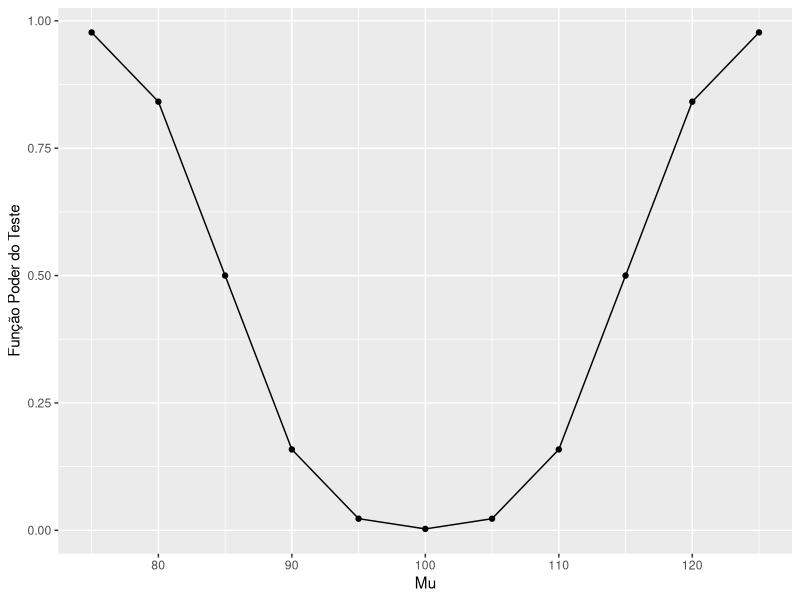
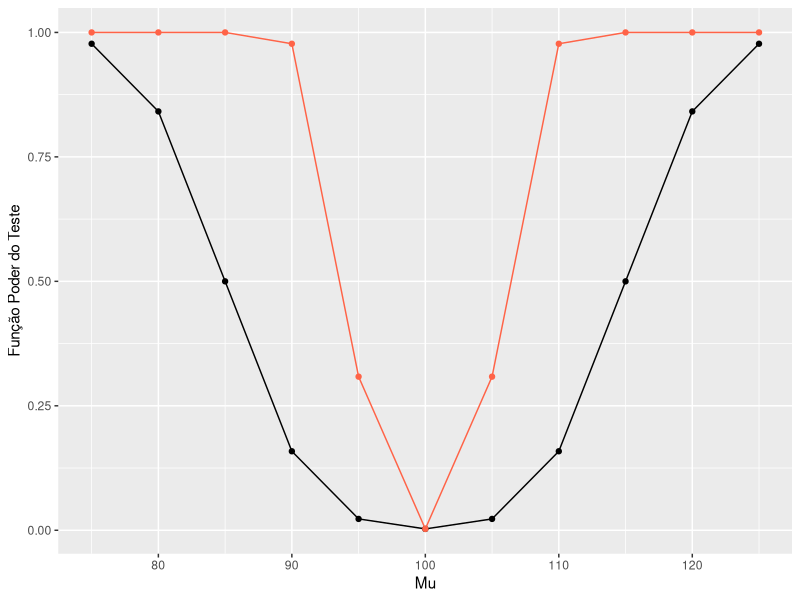
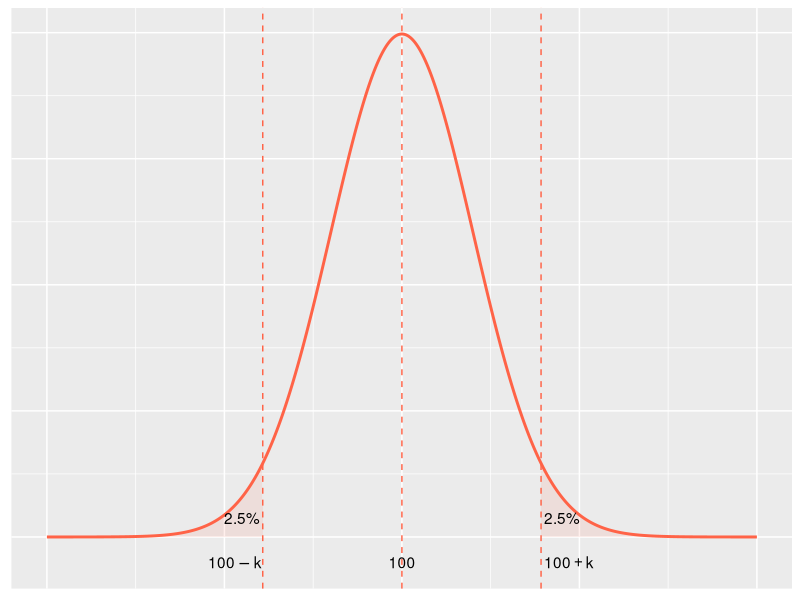
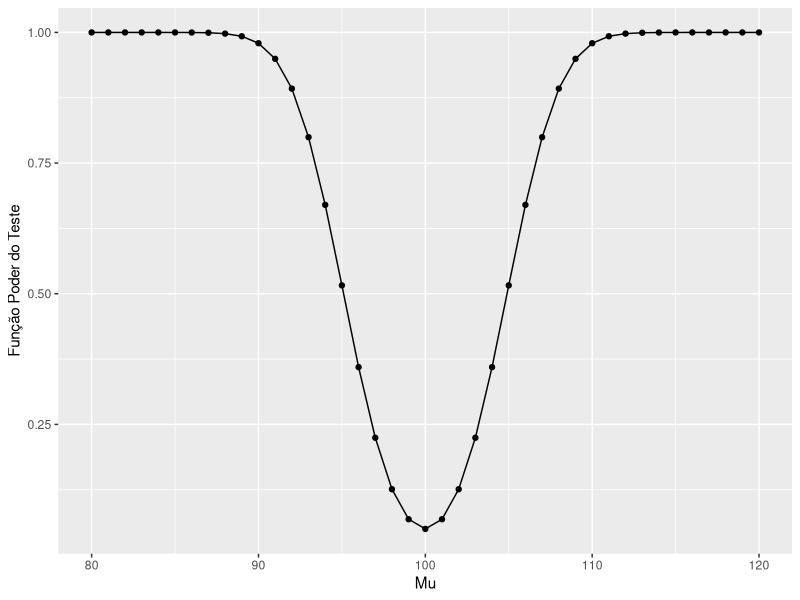
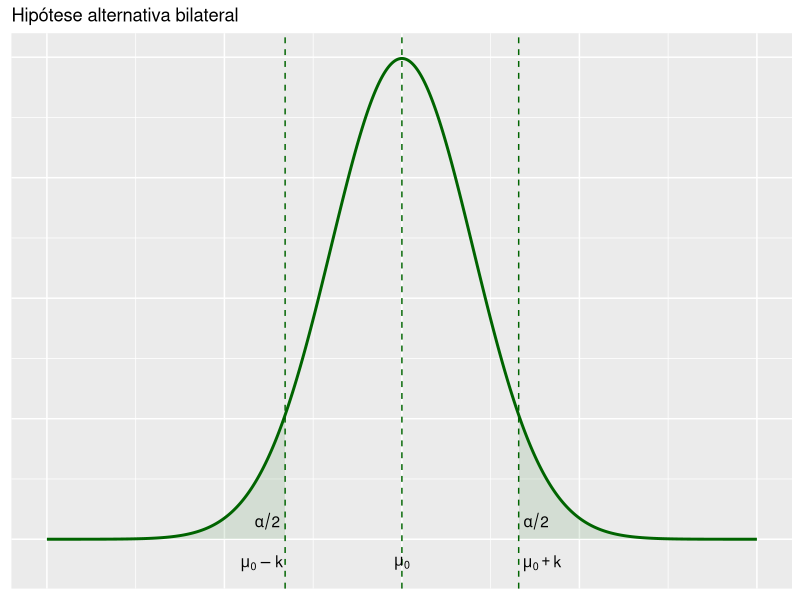
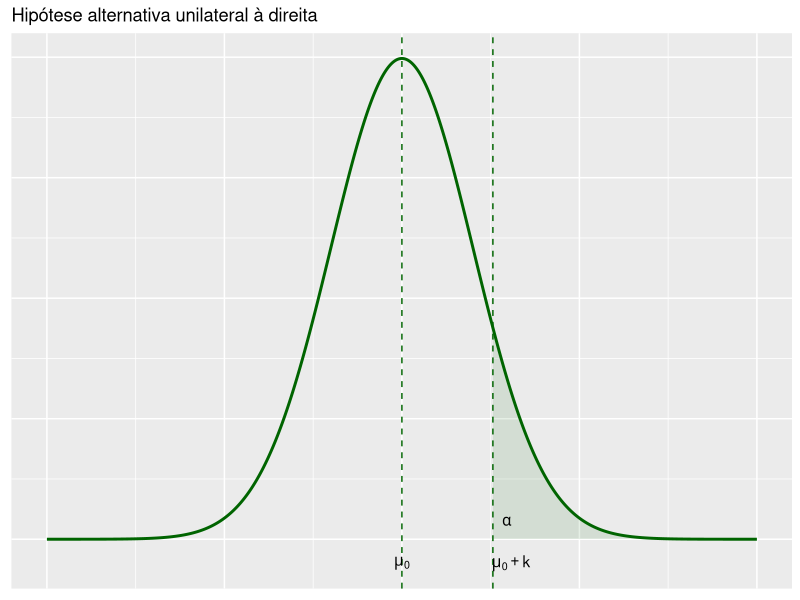
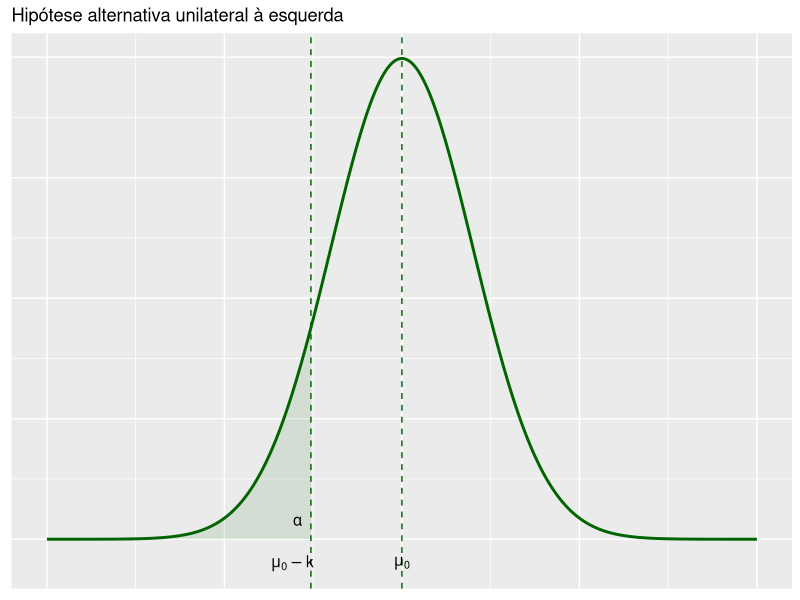
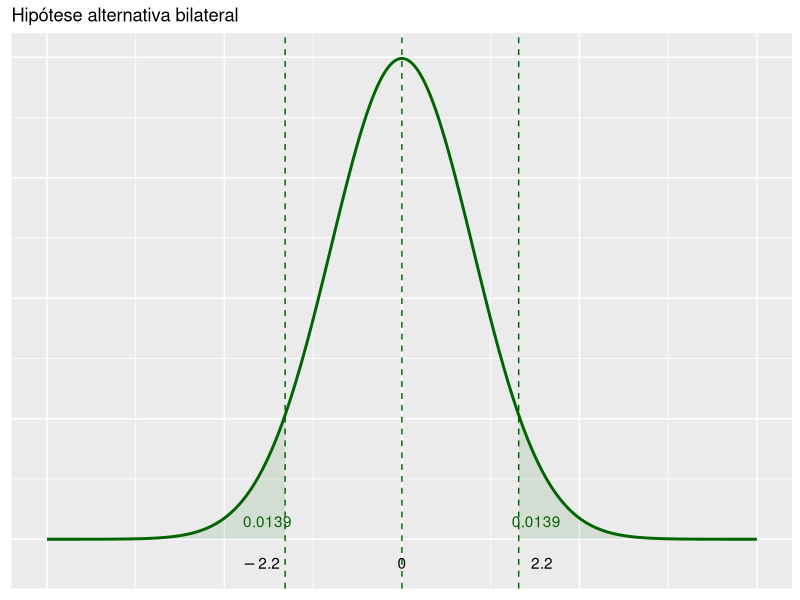

Generate these figures, in order, with R:
## ---- chunk 1
library(knitr)
library(ggplot2)
mu = seq(75,125,5)
tabela = data.frame("mu"=rep(NA,length(mu)),"Q(mu)"=rep(NA,length(mu)))
names(tabela) = c("Mu","Q(mu)")
tabela[,1] = mu
for(i in 1:nrow(tabela)){
  val_sup = (115-mu[i])/5
  val_inf = (85-mu[i])/5
  tabela[i,2] = round(1- (pnorm(val_sup)-pnorm(val_inf)),5)
}
kable(tabela)
## ---- chunk 2
names(tabela) = c("x","y")
ggplot(data = tabela, aes(x = x, y = y)) +
  geom_line() +
  geom_point() +
  xlab("Mu") +
  ylab("Função Poder do Teste")
## ---- chunk 3
library(knitr)
library(ggplot2)
mu = seq(75,125,5)
tabela = data.frame(x=rep(NA,length(mu)),y1=rep(NA,length(mu)),y2=rep(NA,length(mu)))
tabela[,1] = mu
for(i in 1:nrow(tabela)){
  val_sup1 = (115-mu[i])/5
  val_inf1 = (85-mu[i])/5
  tabela[i,2] = round(1- (pnorm(val_sup1)-pnorm(val_inf1)),5)
  
  val_sup2 = (106-mu[i])/2
  val_inf2 = (94-mu[i])/2
  tabela[i,3] = round(1- (pnorm(val_sup2)-pnorm(val_inf2)),5)
}
ggplot(data = tabela) +
  geom_line(aes(x = x, y = y1)) +
  geom_point(aes(x = x, y = y1)) +
  geom_line(aes(x = x, y = y2), col = "tomato") +
  geom_point(aes(x = x, y = y2), col = "tomato") +
  xlab("Mu") +
  ylab("Função Poder do Teste")
## ---- chunk 4
library(ggplot2)
percentil = 0.05
lower_bound = -5
upper_bound1 = qnorm(percentil/2, lower.tail = F)
upper_bound2 = qnorm(percentil/2, lower.tail = T)
x1 = seq(lower_bound, 5, length = 1000)
y1 = dnorm(x1)
bounds_filter1 = x1 >= upper_bound1
bounds_filter2 = x1 <= upper_bound2
x1_within_bounds = x1[bounds_filter1]
x2_within_bounds = x1[bounds_filter2]
y1_within_bounds = y1[bounds_filter1]
y2_within_bounds = y1[bounds_filter2]
x1_polygon = c(upper_bound1, x1_within_bounds, upper_bound1)
x2_polygon = c(lower_bound, x2_within_bounds, upper_bound2)
y1_polygon = c(0, y1_within_bounds, 0)
y2_polygon = c(0, y2_within_bounds, 0)
dados1 = data.frame(x=x1,y=y1)
dados2 = data.frame(x=x1_polygon,y=y1_polygon)
dados22 = data.frame(x=x2_polygon,y=y2_polygon)
ggplot(dados1, aes(x1,y1)) +
  geom_line(size = 1, color = "tomato") +
  geom_vline(xintercept = c(upper_bound1,0,upper_bound2), linetype = 'dashed', color = 'tomato') +
  geom_polygon(data = dados2, aes(x1_polygon, y1_polygon), fill="tomato", alpha = 0.1) +
  geom_polygon(data = dados22, aes(x2_polygon, y2_polygon), fill="tomato", alpha = 0.1) +
  annotate('text', x = c(upper_bound2*1.2,0,upper_bound1*1.2), y = -0.02, label = c("100-k",100,"100+k"), parse = TRUE) +
  annotate('text', x = c(upper_bound2*1.15,upper_bound1*1.15), y = 0.015, label = "2.5%") + 
  theme(axis.title.x=element_blank(), axis.text.x=element_blank(),
                      axis.ticks.x=element_blank()) +
  theme(axis.title.y=element_blank(), axis.text.y=element_blank(),
                      axis.ticks.y=element_blank())
## ---- chunk 5
mu = 80:120
tabela = data.frame("mu"=rep(NA,length(mu)),"Q(mu)"=rep(NA,length(mu)))
names(tabela) = c("Mu","Q(mu)")
tabela[,1] = mu
for(i in 1:nrow(tabela)){
  val_sup = (104.9-mu[i])/2.5
  val_inf = (95.1-mu[i])/2.5
  tabela[i,2] = round(1- (pnorm(val_sup)-pnorm(val_inf)),5)
}
#kable(tabela)
names(tabela) = c("x","y")
ggplot(data = tabela, aes(x = x, y = y)) +
  geom_line() +
  geom_point() +
  xlab("Mu") +
  ylab("Função Poder do Teste")
## ---- chunk 6
percentil = 0.1
lower_bound = -5
upper_bound1 = qnorm(percentil/2, lower.tail = F)
upper_bound2 = qnorm(percentil/2, lower.tail = T)
x1 = seq(lower_bound, 5, length = 1000)
y1 = dnorm(x1)
bounds_filter1 = x1 >= upper_bound1
bounds_filter2 = x1 <= upper_bound2
x1_within_bounds = x1[bounds_filter1]
x2_within_bounds = x1[bounds_filter2]
y1_within_bounds = y1[bounds_filter1]
y2_within_bounds = y1[bounds_filter2]
x1_polygon = c(upper_bound1, x1_within_bounds, upper_bound1)
x2_polygon = c(lower_bound, x2_within_bounds, upper_bound2)
y1_polygon = c(0, y1_within_bounds, 0)
y2_polygon = c(0, y2_within_bounds, 0)
dados1 = data.frame(x=x1,y=y1)
dados2 = data.frame(x=x1_polygon,y=y1_polygon)
dados22 = data.frame(x=x2_polygon,y=y2_polygon)
ggplot(dados1, aes(x1,y1)) +
  geom_line(size = 1, color = "darkgreen") +
  geom_vline(xintercept = c(upper_bound1,0,upper_bound2), linetype = 'dashed', color = 'darkgreen') +
  geom_polygon(data = dados2, aes(x1_polygon, y1_polygon), fill="darkgreen", alpha = 0.1) +
  geom_polygon(data = dados22, aes(x2_polygon, y2_polygon), fill="darkgreen", alpha = 0.1) +
  annotate('text', x = c(upper_bound2*1.2,0,upper_bound1*1.2), y = -0.02, label = c(expression(mu[0]-k),expression(mu[0]),expression(mu[0]+k)), parse = TRUE) +
  annotate('text', x = c(upper_bound2*1.15,upper_bound1*1.15), y = 0.015, label = expression(alpha/2)) + 
  theme(axis.title.x=element_blank(), axis.text.x=element_blank(),
                      axis.ticks.x=element_blank()) +
  theme(axis.title.y=element_blank(), axis.text.y=element_blank(),
                      axis.ticks.y=element_blank()) +
  ggtitle("Hipótese alternativa bilateral")
## ---- chunk 7
percentil = 0.1
lower_bound = -5
upper_bound1 = qnorm(percentil, lower.tail = F)
x1 = seq(lower_bound, 5, length = 1000)
y1 = dnorm(x1)
bounds_filter1 = x1 >= upper_bound1
x1_within_bounds = x1[bounds_filter1]
y1_within_bounds = y1[bounds_filter1]
x1_polygon = c(upper_bound1, x1_within_bounds, upper_bound1)
y1_polygon = c(0, y1_within_bounds, 0)
dados1 = data.frame(x=x1,y=y1)
dados2 = data.frame(x=x1_polygon,y=y1_polygon)
ggplot(dados1, aes(x1,y1)) +
  geom_line(size = 1, color = "darkgreen") +
  geom_vline(xintercept = c(upper_bound1,0), linetype = 'dashed', color = 'darkgreen') +
  geom_polygon(data = dados2, aes(x1_polygon, y1_polygon), fill="darkgreen", alpha = 0.1) +
  annotate('text', x = c(0,upper_bound1*1.2), y = -0.02, label = c(expression(mu[0]),expression(mu[0]+k)), parse = TRUE) +
  annotate('text', x = c(upper_bound1*1.15), y = 0.015, label = expression(alpha)) + 
  theme(axis.title.x=element_blank(), axis.text.x=element_blank(),
                      axis.ticks.x=element_blank()) +
  theme(axis.title.y=element_blank(), axis.text.y=element_blank(),
                      axis.ticks.y=element_blank()) +
  ggtitle("Hipótese alternativa unilateral à direita")
## ---- chunk 8
percentil = 0.1
lower_bound = -5
upper_bound1 = qnorm(percentil, lower.tail = F)
upper_bound2 = qnorm(percentil, lower.tail = T)
x1 = seq(lower_bound, 5, length = 1000)
y1 = dnorm(x1)
bounds_filter1 = x1 >= upper_bound1
bounds_filter2 = x1 <= upper_bound2
x1_within_bounds = x1[bounds_filter1]
x2_within_bounds = x1[bounds_filter2]
y1_within_bounds = y1[bounds_filter1]
y2_within_bounds = y1[bounds_filter2]
x1_polygon = c(upper_bound1, x1_within_bounds, upper_bound1)
x2_polygon = c(lower_bound, x2_within_bounds, upper_bound2)
y1_polygon = c(0, y1_within_bounds, 0)
y2_polygon = c(0, y2_within_bounds, 0)
dados1 = data.frame(x=x1,y=y1)
dados2 = data.frame(x=x1_polygon,y=y1_polygon)
dados22 = data.frame(x=x2_polygon,y=y2_polygon)
ggplot(dados1, aes(x1,y1)) +
  geom_line(size = 1, color = "darkgreen") +
  geom_vline(xintercept = c(0,upper_bound2), linetype = 'dashed', color = 'darkgreen') +
  geom_polygon(data = dados22, aes(x2_polygon, y2_polygon), fill="darkgreen", alpha = 0.1) +
  annotate('text', x = c(upper_bound2*1.2,0), y = -0.02, label = c(expression(mu[0]-k),expression(mu[0])), parse = TRUE) +
  annotate('text', x = c(upper_bound2*1.15), y = 0.015, label = expression(alpha)) + 
  theme(axis.title.x=element_blank(), axis.text.x=element_blank(), axis.ticks.x=element_blank()) +
  theme(axis.title.y=element_blank(), axis.text.y=element_blank(), axis.ticks.y=element_blank()) +
  ggtitle("Hipótese alternativa unilateral à esquerda")
## ---- chunk 9

lower_bound = -5
upper_bound1 = qnorm(0.05, lower.tail = F)
upper_bound2 = qnorm(0.05, lower.tail = T)
x1 = seq(lower_bound, 5, length = 1000)
y1 = dnorm(x1)
bounds_filter1 = x1 >= upper_bound1
bounds_filter2 = x1 <= upper_bound2
x1_within_bounds = x1[bounds_filter1]
x2_within_bounds = x1[bounds_filter2]
y1_within_bounds = y1[bounds_filter1]
y2_within_bounds = y1[bounds_filter2]
x1_polygon = c(upper_bound1, x1_within_bounds, upper_bound1)
x2_polygon = c(lower_bound, x2_within_bounds, upper_bound2)
y1_polygon = c(0, y1_within_bounds, 0)
y2_polygon = c(0, y2_within_bounds, 0)
dados1 = data.frame(x=x1,y=y1)
dados2 = data.frame(x=x1_polygon,y=y1_polygon)
dados22 = data.frame(x=x2_polygon,y=y2_polygon)
ggplot(dados1, aes(x1,y1)) +
  geom_line(size = 1, color = "darkgreen") +
  geom_vline(xintercept = c(upper_bound1,0,upper_bound2), linetype = 'dashed', color = 'darkgreen') +
  geom_polygon(data = dados2, aes(x1_polygon, y1_polygon), fill="darkgreen", alpha = 0.1) +
  geom_polygon(data = dados22, aes(x2_polygon, y2_polygon), fill="darkgreen", alpha = 0.1) +
  annotate('text', x = c(upper_bound2*1.2,0,upper_bound1*1.2), y = -0.02, label = c(-2.2,0,2.2), parse = TRUE) +
  annotate('text', x = c(upper_bound2*1.15,upper_bound1*1.15), y = 0.015, label = 0.0139, color="darkgreen") + 
  theme(axis.title.x=element_blank(), axis.text.x=element_blank(),
                      axis.ticks.x=element_blank()) +
  theme(axis.title.y=element_blank(), axis.text.y=element_blank(),
                      axis.ticks.y=element_blank()) +
  ggtitle("Hipótese alternativa bilateral")
## ---- chunk 10
library(ggplot2)
percentil = 0.1
lower_bound = -5
upper_bound1 = qt(percentil/2,df=10, lower.tail = F)
upper_bound2 = qt(percentil/2,df=10, lower.tail = T)
x1 = seq(lower_bound, 5, length = 1000)
y1 = dt(x1,df=10)
bounds_filter1 = x1 >= upper_bound1
bounds_filter2 = x1 <= upper_bound2
x1_within_bounds = x1[bounds_filter1]
x2_within_bounds = x1[bounds_filter2]
y1_within_bounds = y1[bounds_filter1]
y2_within_bounds = y1[bounds_filter2]
x1_polygon = c(upper_bound1, x1_within_bounds, upper_bound1)
x2_polygon = c(lower_bound, x2_within_bounds, upper_bound2)
y1_polygon = c(0, y1_within_bounds, 0)
y2_polygon = c(0, y2_within_bounds, 0)
dados1 = data.frame(x=x1,y=y1)
dados2 = data.frame(x=x1_polygon,y=y1_polygon)
dados22 = data.frame(x=x2_polygon,y=y2_polygon)
ggplot(dados1, aes(x1,y1)) +
  geom_line(size = 1, color = "darkgreen") +
  geom_vline(xintercept = c(upper_bound1,0,upper_bound2), linetype = 'dashed', color = 'darkgreen') +
  geom_polygon(data = dados2, aes(x1_polygon, y1_polygon), fill="darkgreen", alpha = 0.1) +
  geom_polygon(data = dados22, aes(x2_polygon, y2_polygon), fill="darkgreen", alpha = 0.1) +
  annotate('text', x = c(upper_bound2*1.2,0,upper_bound1*1.2), y = -0.02, label = c(expression(mu[0]-k),expression(mu[0]),expression(mu[0]+k)), parse = TRUE) +
  annotate('text', x = c(upper_bound2*1.15,upper_bound1*1.15), y = 0.015, label = expression(alpha/2)) + 
  theme(axis.title.x=element_blank(), axis.text.x=element_blank(),
                      axis.ticks.x=element_blank()) +
  theme(axis.title.y=element_blank(), axis.text.y=element_blank(),
                      axis.ticks.y=element_blank()) +
  ggtitle("Hipótese alternativa bilateral")
## ---- chunk 11
percentil = 0.1
lower_bound = -5
upper_bound1 = qt(percentil,df=10, lower.tail = F)
x1 = seq(lower_bound, 5, length = 1000)
y1 = dt(x1,df=10)
bounds_filter1 = x1 >= upper_bound1
x1_within_bounds = x1[bounds_filter1]
y1_within_bounds = y1[bounds_filter1]
x1_polygon = c(upper_bound1, x1_within_bounds, upper_bound1)
y1_polygon = c(0, y1_within_bounds, 0)
dados1 = data.frame(x=x1,y=y1)
dados2 = data.frame(x=x1_polygon,y=y1_polygon)
ggplot(dados1, aes(x1,y1)) +
  geom_line(size = 1, color = "darkgreen") +
  geom_vline(xintercept = c(upper_bound1,0), linetype = 'dashed', color = 'darkgreen') +
  geom_polygon(data = dados2, aes(x1_polygon, y1_polygon), fill="darkgreen", alpha = 0.1) +
  annotate('text', x = c(0,upper_bound1*1.2), y = -0.02, label = c(expression(mu[0]),expression(mu[0]+k)), parse = TRUE) +
  annotate('text', x = c(upper_bound1*1.15), y = 0.015, label = expression(alpha)) + 
  theme(axis.title.x=element_blank(), axis.text.x=element_blank(),
                      axis.ticks.x=element_blank()) +
  theme(axis.title.y=element_blank(), axis.text.y=element_blank(),
                      axis.ticks.y=element_blank()) +
  ggtitle("Hipótese alternativa unilateral à direita")
## ---- chunk 12
percentil = 0.1
lower_bound = -5
upper_bound1 = qt(percentil,df=10, lower.tail = F)
upper_bound2 = qt(percentil,df=10, lower.tail = T)
x1 = seq(lower_bound, 5, length = 1000)
y1 = dt(x1,df=10)
bounds_filter1 = x1 >= upper_bound1
bounds_filter2 = x1 <= upper_bound2
x1_within_bounds = x1[bounds_filter1]
x2_within_bounds = x1[bounds_filter2]
y1_within_bounds = y1[bounds_filter1]
y2_within_bounds = y1[bounds_filter2]
x1_polygon = c(upper_bound1, x1_within_bounds, upper_bound1)
x2_polygon = c(lower_bound, x2_within_bounds, upper_bound2)
y1_polygon = c(0, y1_within_bounds, 0)
y2_polygon = c(0, y2_within_bounds, 0)
dados1 = data.frame(x=x1,y=y1)
dados2 = data.frame(x=x1_polygon,y=y1_polygon)
dados22 = data.frame(x=x2_polygon,y=y2_polygon)
ggplot(dados1, aes(x1,y1)) +
  geom_line(size = 1, color = "darkgreen") +
  geom_vline(xintercept = c(0,upper_bound2), linetype = 'dashed', color = 'darkgreen') +
  geom_polygon(data = dados22, aes(x2_polygon, y2_polygon), fill="darkgreen", alpha = 0.1) +
  annotate('text', x = c(upper_bound2*1.2,0), y = -0.02, label = c(expression(mu[0]-k),expression(mu[0])), parse = TRUE) +
  annotate('text', x = c(upper_bound2*1.15), y = 0.015, label = expression(alpha)) + 
  theme(axis.title.x=element_blank(), axis.text.x=element_blank(), axis.ticks.x=element_blank()) +
  theme(axis.title.y=element_blank(), axis.text.y=element_blank(), axis.ticks.y=element_blank()) +
  ggtitle("Hipótese alternativa unilateral à esquerda")
## ---- chunk 13
mu = 80:120
tabela = data.frame(rep(NA,length(mu)),rep(NA,length(mu)),rep(NA,length(mu)))
tabela[,1] = mu
for(i in 1:nrow(tabela)){
  val_sup = (105.33-mu[i])/2.5
  val_inf = (94.67-mu[i])/2.5
  tabela[i,2] = round(1- (pt(val_sup,df=15)-pt(val_inf,df=15)),5)
  val_sup = (104.9-mu[i])/2.5
  val_inf = (95.1-mu[i])/2.5
  tabela[i,3] = round(1- (pnorm(val_sup)-pnorm(val_inf)),5)
}
names(tabela) = c("x","y","z")
ggplot(data = tabela) +
  geom_line(aes(x = x, y = z)) +
  geom_point(aes(x = x, y = z)) +
  geom_line(aes(x = x, y = y), color = "red") +
  geom_point(aes(x = x, y = y), color = "red") +
  annotate('text', x = 96, y = 0.8, label = expression(paste(sigma^2,conhecido))) +
  annotate('text', x = 89.5, y = 0.7, label = expression(paste(sigma^2,desconhecido)), color = 'red') +
  xlab("Mu") +
  ylab("Função Poder do Teste")
## ---- chunk 14
percentil = 0.1
lower_bound = 0
upper_bound1 = qchisq(percentil/2,df=10, lower.tail = F)
upper_bound2 = qchisq(percentil/2,df=10, lower.tail = T)
x1 = seq(lower_bound, 40, length = 1000)
y1 = dchisq(x1,df=10)
bounds_filter1 = x1 >= upper_bound1
bounds_filter2 = x1 <= upper_bound2
x1_within_bounds = x1[bounds_filter1]
x2_within_bounds = x1[bounds_filter2]
y1_within_bounds = y1[bounds_filter1]
y2_within_bounds = y1[bounds_filter2]
x1_polygon = c(upper_bound1, x1_within_bounds, upper_bound1)
x2_polygon = c(lower_bound, x2_within_bounds, upper_bound2)
y1_polygon = c(0, y1_within_bounds, 0)
y2_polygon = c(0, y2_within_bounds, 0)
dados1 = data.frame(x=x1,y=y1)
dados2 = data.frame(x=x1_polygon,y=y1_polygon)
dados22 = data.frame(x=x2_polygon,y=y2_polygon)
ggplot(dados1, aes(x1,y1)) +
  geom_line(size = 1, color = "darkgreen") +
  geom_vline(xintercept = c(upper_bound1,upper_bound2), linetype = 'dashed', color = 'darkgreen') +
  geom_polygon(data = dados2, aes(x1_polygon, y1_polygon), fill="darkgreen", alpha = 0.1) +
  geom_polygon(data = dados22, aes(x2_polygon, y2_polygon), fill="darkgreen", alpha = 0.1) +
  annotate('text', x = c(upper_bound2*0.7,upper_bound1*1.08), y = -0.002, label = c(expression(k[I]),expression(k[S])), parse = TRUE) +
  annotate('text', x = c(upper_bound2*0.75,upper_bound1*1.1), y = 0.005, label = expression(alpha/2)) + 
  theme(axis.title.x=element_blank(), axis.text.x=element_blank(),
                      axis.ticks.x=element_blank()) +
  theme(axis.title.y=element_blank(), axis.text.y=element_blank(),
                      axis.ticks.y=element_blank()) +
  ggtitle("Hipótese alternativa bilateral")
## ---- chunk 15
percentil = 0.1
lower_bound = 0
upper_bound1 = qchisq(percentil,df=10, lower.tail = F)
upper_bound2 = qchisq(percentil,df=10, lower.tail = T)
x1 = seq(lower_bound, 40, length = 1000)
y1 = dchisq(x1,df=10)
bounds_filter1 = x1 >= upper_bound1
bounds_filter2 = x1 <= upper_bound2
x1_within_bounds = x1[bounds_filter1]
x2_within_bounds = x1[bounds_filter2]
y1_within_bounds = y1[bounds_filter1]
y2_within_bounds = y1[bounds_filter2]
x1_polygon = c(upper_bound1, x1_within_bounds, upper_bound1)
x2_polygon = c(lower_bound, x2_within_bounds, upper_bound2)
y1_polygon = c(0, y1_within_bounds, 0)
y2_polygon = c(0, y2_within_bounds, 0)
dados1 = data.frame(x=x1,y=y1)
dados2 = data.frame(x=x1_polygon,y=y1_polygon)
dados22 = data.frame(x=x2_polygon,y=y2_polygon)
ggplot(dados1, aes(x1,y1)) +
  geom_line(size = 1, color = "darkgreen") +
  geom_vline(xintercept = c(upper_bound1), linetype = 'dashed', color = 'darkgreen') +
  geom_polygon(data = dados2, aes(x1_polygon, y1_polygon), fill="darkgreen", alpha = 0.1) +
  annotate('text', x = c(upper_bound1*1.08), y = -0.002, label = c(expression(k[S])), parse = TRUE) +
  annotate('text', x = c(upper_bound1*1.1), y = 0.005, label = expression(alpha)) + 
  theme(axis.title.x=element_blank(), axis.text.x=element_blank(),
                      axis.ticks.x=element_blank()) +
  theme(axis.title.y=element_blank(), axis.text.y=element_blank(),
                      axis.ticks.y=element_blank()) +
  ggtitle("Hipótese alternativa unilateral à direita")
## ---- chunk 16
percentil = 0.1
lower_bound = 0
upper_bound1 = qchisq(percentil,df=10, lower.tail = F)
upper_bound2 = qchisq(percentil,df=10, lower.tail = T)
x1 = seq(lower_bound, 40, length = 1000)
y1 = dchisq(x1,df=10)
bounds_filter1 = x1 >= upper_bound1
bounds_filter2 = x1 <= upper_bound2
x1_within_bounds = x1[bounds_filter1]
x2_within_bounds = x1[bounds_filter2]
y1_within_bounds = y1[bounds_filter1]
y2_within_bounds = y1[bounds_filter2]
x1_polygon = c(upper_bound1, x1_within_bounds, upper_bound1)
x2_polygon = c(lower_bound, x2_within_bounds, upper_bound2)
y1_polygon = c(0, y1_within_bounds, 0)
y2_polygon = c(0, y2_within_bounds, 0)
dados1 = data.frame(x=x1,y=y1)
dados2 = data.frame(x=x1_polygon,y=y1_polygon)
dados22 = data.frame(x=x2_polygon,y=y2_polygon)
ggplot(dados1, aes(x1,y1)) +
  geom_line(size = 1, color = "darkgreen") +
  geom_vline(xintercept = c(upper_bound2), linetype = 'dashed', color = 'darkgreen') +
  geom_polygon(data = dados22, aes(x2_polygon, y2_polygon), fill="darkgreen", alpha = 0.1) +
  annotate('text', x = c(upper_bound2*0.7), y = -0.002, label = c(expression(k[I])), parse = TRUE) +
  annotate('text', x = c(upper_bound2*0.75), y = 0.005, label = expression(alpha)) + 
  theme(axis.title.x=element_blank(), axis.text.x=element_blank(),
                      axis.ticks.x=element_blank()) +
  theme(axis.title.y=element_blank(), axis.text.y=element_blank(),
                      axis.ticks.y=element_blank()) +
  ggtitle("Hipótese alternativa unilateral à esquerda")
